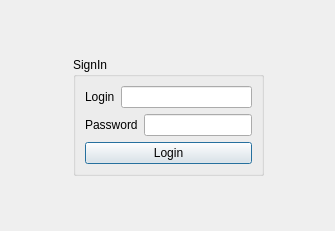
<?xml version="1.0" encoding="UTF-8"?>
<ui version="4.0">
 <class>login</class>
 <widget class="QDialog" name="login">
  <property name="geometry">
   <rect>
    <x>0</x>
    <y>0</y>
    <width>335</width>
    <height>231</height>
   </rect>
  </property>
  <property name="windowTitle">
   <string>Login</string>
  </property>
  <widget class="QWidget" name="">
   <property name="geometry">
    <rect>
     <x>0</x>
     <y>0</y>
     <width>336</width>
     <height>232</height>
    </rect>
   </property>
   <layout class="QHBoxLayout" name="horizontalLayout_3">
    <item>
     <spacer name="horizontalSpacer">
      <property name="orientation">
       <enum>Qt::Horizontal</enum>
      </property>
      <property name="sizeHint" stdset="0">
       <size>
        <width>40</width>
        <height>20</height>
       </size>
      </property>
     </spacer>
    </item>
    <item>
     <layout class="QVBoxLayout" name="verticalLayout_5">
      <item>
       <spacer name="verticalSpacer_2">
        <property name="orientation">
         <enum>Qt::Vertical</enum>
        </property>
        <property name="sizeHint" stdset="0">
         <size>
          <width>20</width>
          <height>40</height>
         </size>
        </property>
       </spacer>
      </item>
      <item>
       <widget class="QGroupBox" name="groupBox">
        <property name="styleSheet">
         <string notr="true">font: 10pt &quot;MS Shell Dlg 2&quot;;</string>
        </property>
        <property name="title">
         <string>SignIn</string>
        </property>
        <layout class="QVBoxLayout" name="verticalLayout_4">
         <item>
          <layout class="QVBoxLayout" name="verticalLayout_2">
           <item>
            <layout class="QVBoxLayout" name="verticalLayout">
             <item>
              <layout class="QHBoxLayout" name="horizontalLayout">
               <item>
                <widget class="QLabel" name="label">
                 <property name="text">
                  <string>Login</string>
                 </property>
                </widget>
               </item>
               <item>
                <widget class="QLineEdit" name="lineEdit"/>
               </item>
              </layout>
             </item>
             <item>
              <layout class="QHBoxLayout" name="horizontalLayout_2">
               <item>
                <widget class="QLabel" name="label_2">
                 <property name="text">
                  <string>Password</string>
                 </property>
                </widget>
               </item>
               <item>
                <layout class="QVBoxLayout" name="verticalLayout_3"/>
               </item>
               <item>
                <widget class="QLineEdit" name="lineEdit_2">
                 <property name="echoMode">
                  <enum>QLineEdit::Password</enum>
                 </property>
                </widget>
               </item>
              </layout>
             </item>
            </layout>
           </item>
           <item>
            <widget class="QPushButton" name="login_button">
             <property name="text">
              <string>Login</string>
             </property>
            </widget>
           </item>
          </layout>
         </item>
        </layout>
       </widget>
      </item>
      <item>
       <spacer name="verticalSpacer">
        <property name="orientation">
         <enum>Qt::Vertical</enum>
        </property>
        <property name="sizeHint" stdset="0">
         <size>
          <width>20</width>
          <height>40</height>
         </size>
        </property>
       </spacer>
      </item>
     </layout>
    </item>
    <item>
     <spacer name="horizontalSpacer_2">
      <property name="orientation">
       <enum>Qt::Horizontal</enum>
      </property>
      <property name="sizeHint" stdset="0">
       <size>
        <width>40</width>
        <height>20</height>
       </size>
      </property>
     </spacer>
    </item>
   </layout>
  </widget>
 </widget>
 <resources/>
 <connections/>
</ui>
